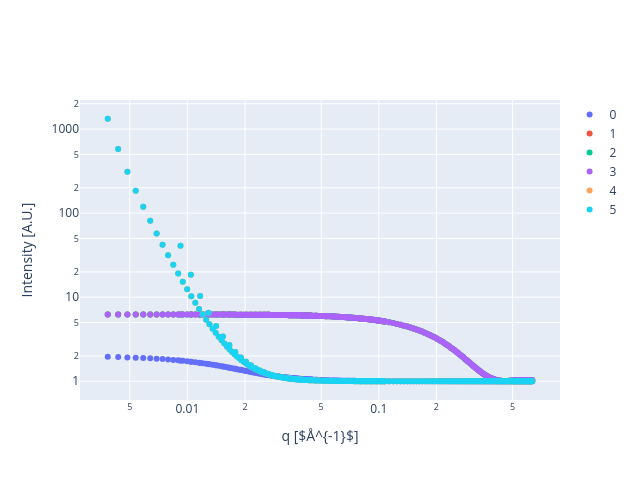

The cell this chart's notebook holds for it:
### Code cell
plot_sas_plotly( dataset=ds)

### Figure 1 — Plotly figure (JSON) as saved in the notebook; plotly's stock layout.template omitted (floating-point values rounded to 4 significant figures; data arrays with more than 128 entries replaced by an {"elided": "..."} marker saying what was removed)
{"data": [{"mode": "markers", "name": "0", "type": "scatter", "x": {"elided": "281 float values"}, "y": {"elided": "281 float values"}}, {"mode": "markers", "name": "1", "type": "scatter", "x": {"elided": "281 float values"}, "y": {"elided": "281 float values"}}, {"mode": "markers", "name": "2", "type": "scatter", "x": {"elided": "281 float values"}, "y": {"elided": "281 float values"}}, {"mode": "markers", "name": "3", "type": "scatter", "x": {"elided": "281 float values"}, "y": {"elided": "281 float values"}}, {"mode": "markers", "name": "4", "type": "scatter", "x": {"elided": "281 float values"}, "y": {"elided": "281 float values"}}, {"mode": "markers", "name": "5", "type": "scatter", "x": {"elided": "281 float values"}, "y": {"elided": "281 float values"}}], "layout": {"height": 480, "showlegend": true, "width": 640, "xaxis": {"title": {"text": "q [$Å^{-1}$]"}, "type": "log"}, "yaxis": {"title": {"text": "Intensity [A.U.]"}, "type": "log"}}}
